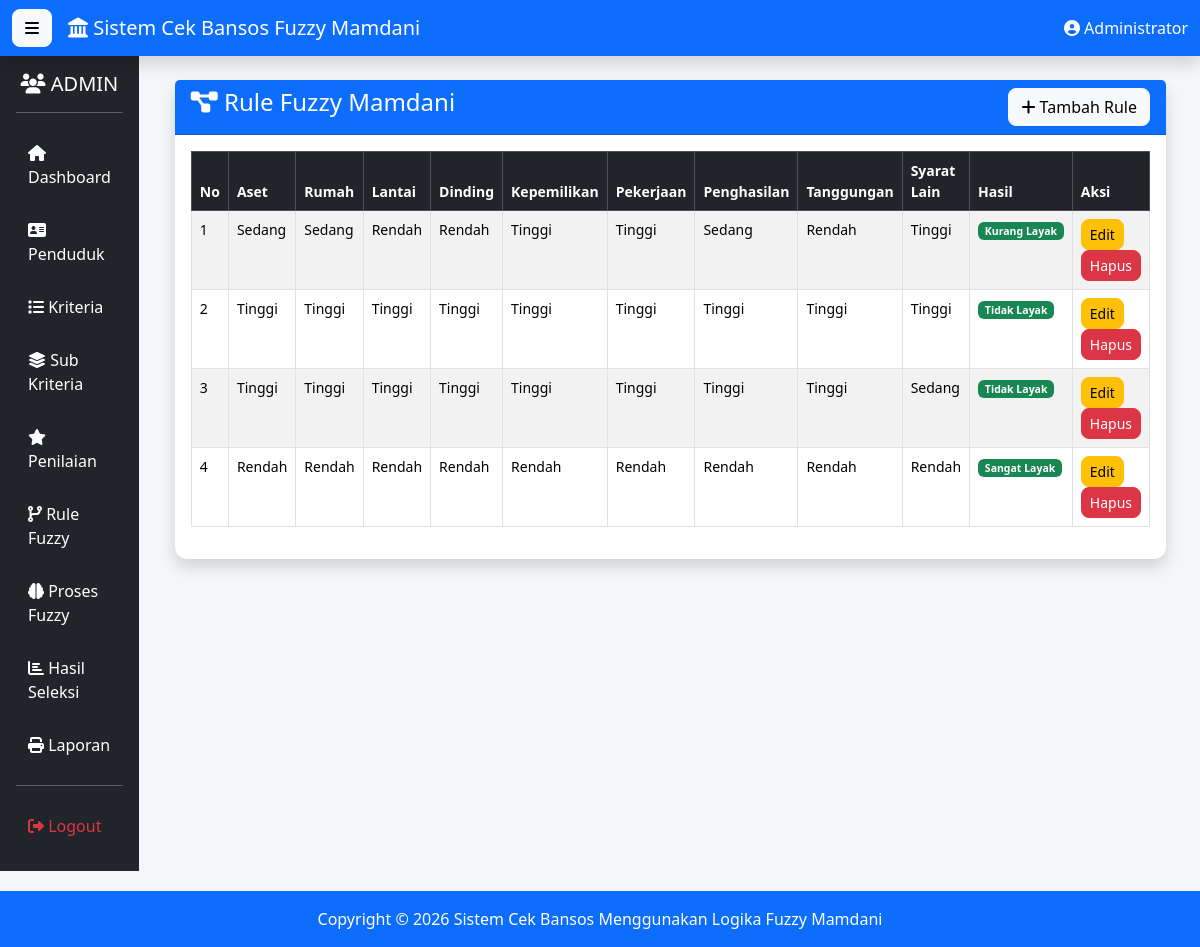
Screenshot of /rule_fuzzy/index.php (signed in) with the database file from the repository.
### tables this page shows
CREATE TABLE `rule_fuzzy` (
  `id_rule` int(11) NOT NULL,
  `aset` varchar(50) DEFAULT NULL,
  `rumah` varchar(50) DEFAULT NULL,
  `lantai` varchar(50) DEFAULT NULL,
  `dinding` varchar(50) DEFAULT NULL,
  `kepemilikan` varchar(50) DEFAULT NULL,
  `pekerjaan` varchar(50) DEFAULT NULL,
  `penghasilan` varchar(50) DEFAULT NULL,
  `tanggungan` varchar(50) DEFAULT NULL,
  `syarat_lain` varchar(50) DEFAULT NULL,
  `hasil` varchar(50) DEFAULT NULL
);

### rule_fuzzy/index.php (the view, shortened to what this page needs)
<?php
include "../config/koneksi.php";
$query=mysqli_query($conn,"
SELECT *
FROM rule_fuzzy
ORDER BY id_rule DESC
");
include "../template/header.php";
include "../template/navbar.php";
include "../template/sidebar.php";
?>
<div class="container-fluid">
<div class="card shadow">
<div class="card-header bg-primary text-white">
<div class="d-flex justify-content-between">
<h4>
<i class="fas fa-project-diagram"></i>
Rule Fuzzy Mamdani
</h4>
<a href="tambah.php" class="btn btn-light">
<i class="fas fa-plus"></i>
Tambah Rule
</a>
</div>
</div>
<div class="card-body">
<div class="table-responsive">
<table class="table table-bordered table-hover table-striped">
<thead class="table-dark">
<tr>
<th>No</th>
<th>Aset</th>
<th>Rumah</th>
<th>Lantai</th>
<th>Dinding</th>
<th>Kepemilikan</th>
<th>Pekerjaan</th>
<th>Penghasilan</th>
<th>Tanggungan</th>
<th>Syarat Lain</th>
<th>Hasil</th>
<th>Aksi</th>
</tr>
</thead>
<tbody>
<?php
$no=1;
while($d=mysqli_fetch_assoc($query)){
?>
<tr>
<td><?= $no++; ?></td>
<td><?= $d['aset']; ?></td>
<td><?= $d['rumah']; ?></td>
<td><?= $d['lantai']; ?></td>
<td><?= $d['dinding']; ?></td>
<td><?= $d['kepemilikan']; ?></td>
<td><?= $d['pekerjaan']; ?></td>
<td><?= $d['penghasilan']; ?></td>
<td><?= $d['tanggungan']; ?></td>
<td><?= $d['syarat_lain']; ?></td>
<td>
<span class="badge bg-success">
<?= $d['hasil']; ?>
</span>
</td>
<td>
<a href="edit.php?id=<?= $d['id_rule']; ?>" class="btn btn-warning btn-sm">
Edit
</a>
<a href="hapus.php?id=<?= $d['id_rule']; ?>"
onclick="return confirm('Hapus Rule?')"
class="btn btn-danger btn-sm">
Hapus
</a>
</td>
</tr>
<?php } ?>
</tbody>
</table>
</div>
</div>
</div>
</div>
<?php
include "../template/footer.php";
include "../template/script.php";
?>

### assets/css/style.css (style rules this page uses)
body { background:#f4f6f9; font-family:Segoe UI; }
.card { border:none; border-radius:12px; }
.card-header { font-weight:bold; }
.table { font-size:14px; }
.btn { border-radius:8px; }

### rows the page displays
rule_fuzzy: aset "Sedang", rumah "Sedang", lantai "Rendah", dinding "Rendah", kepemilikan "Tinggi", pekerjaan "Tinggi", penghasilan "Sedang", tanggungan "Rendah", syarat_lain "Tinggi", hasil "Kurang Layak"
rule_fuzzy: aset "Tinggi", rumah "Tinggi", lantai "Tinggi", dinding "Tinggi", kepemilikan "Tinggi", pekerjaan "Tinggi", penghasilan "Tinggi", tanggungan "Tinggi", syarat_lain "Tinggi", hasil "Tidak Layak"
rule_fuzzy: aset "Tinggi", rumah "Tinggi", lantai "Tinggi", dinding "Tinggi", kepemilikan "Tinggi", pekerjaan "Tinggi", penghasilan "Tinggi", tanggungan "Tinggi", syarat_lain "Sedang", hasil "Tidak Layak"
rule_fuzzy: aset "Rendah", rumah "Rendah", lantai "Rendah", dinding "Rendah", kepemilikan "Rendah", pekerjaan "Rendah", penghasilan "Rendah", tanggungan "Rendah", syarat_lain "Rendah", hasil "Sangat Layak"

### other values shown
$_SESSION['nama'] "Administrator"
